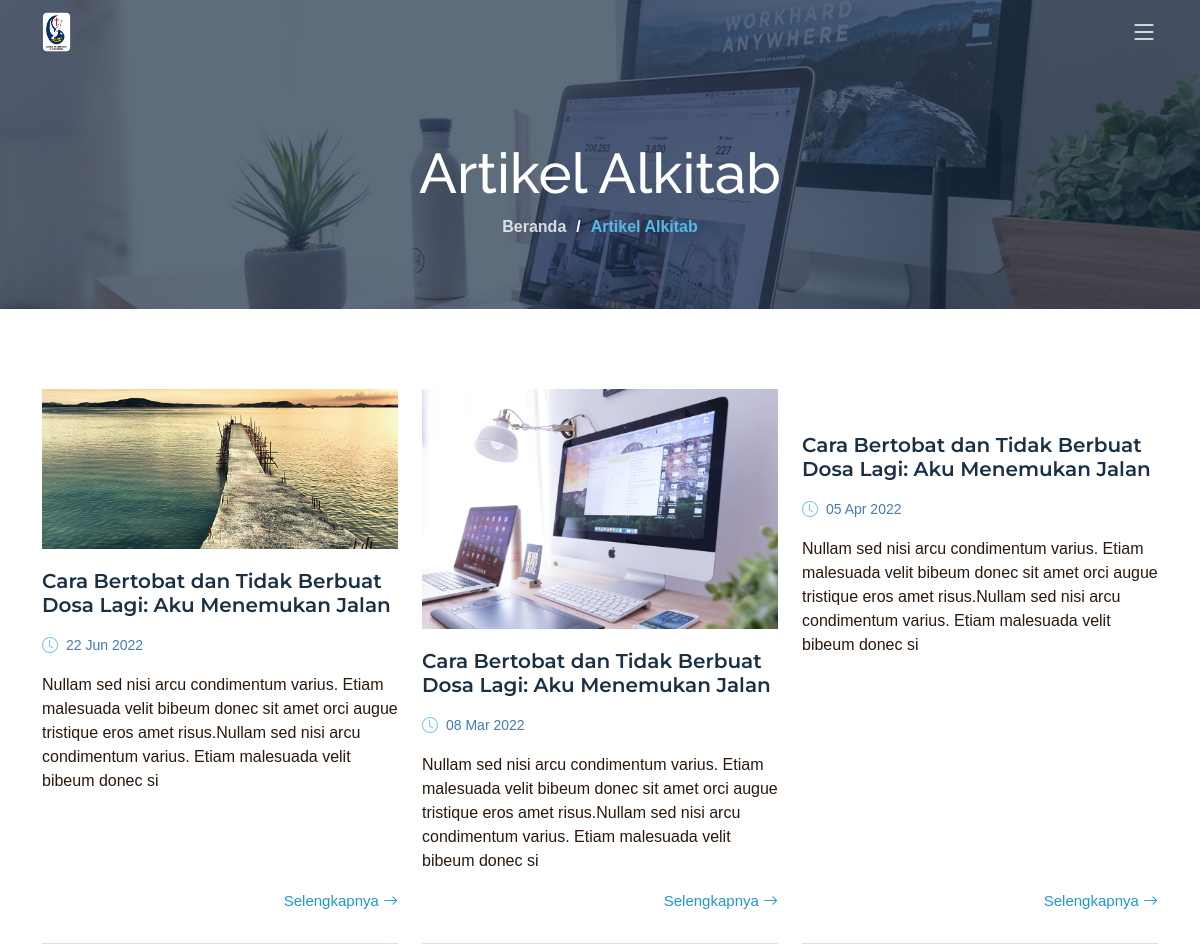
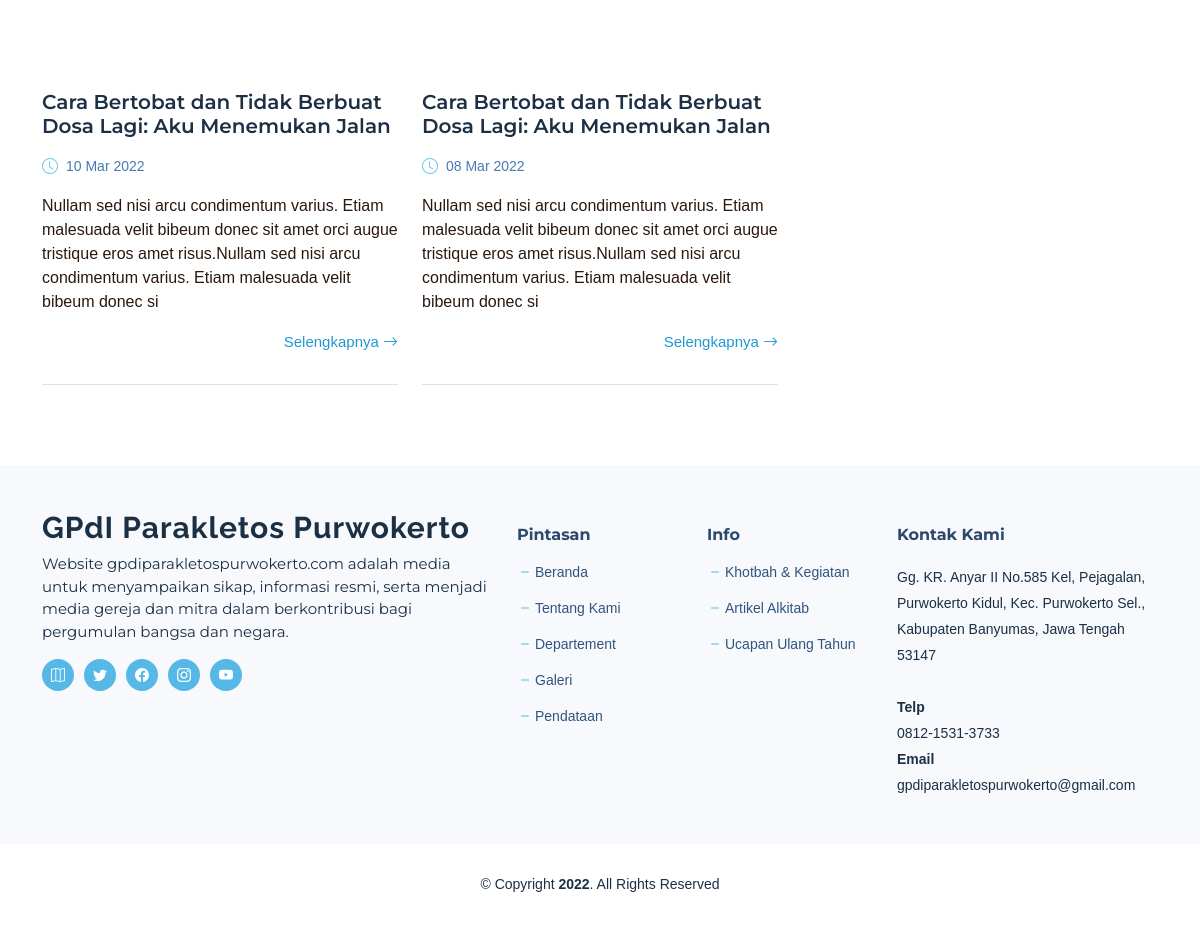
Screenshot of /blog.php with the database file from the repository (2 pictures, top to bottom).
### tables this page shows
CREATE TABLE `konfigurasi` (
  `id_konfigurasi` int(11) NOT NULL,
  `nama_website` text NOT NULL,
  `favicon_website` text NOT NULL,
  `logo_website` text NOT NULL,
  `alamat_website` text NOT NULL,
  `tentang_website` text NOT NULL,
  `no_wa` text NOT NULL,
  `email_website` text NOT NULL,
  `link_video` longtext NOT NULL,
  `link_twitter` text NOT NULL,
  `link_facebook` text NOT NULL,
  `link_instagram` text NOT NULL,
  `link_youtube` text NOT NULL,
  `link_gmaps` text NOT NULL
);

CREATE TABLE `hm_artalk` (
  `id_artalk` int(11) NOT NULL,
  `judul_artalk` text NOT NULL,
  `tanggal_artalk` date NOT NULL DEFAULT current_timestamp(),
  `gambar_artalk` longtext NOT NULL,
  `isi_artalk` longtext NOT NULL
);

### blog.php (the view)
<?php include 'komponen/header.php';?>
  <main id="main">
    <div class="breadcrumbs d-flex align-items-center" style="background-image: url('assets/img/blog-header.jpg');">
      <div class="container position-relative d-flex flex-column align-items-center">
        <h2>Artikel Alkitab</h2>
        <ol>
          <li><a href="index.php">Beranda</a></li>
          <li>Artikel Alkitab</li>
        </ol>
      </div>
    </div>
    <section id="blog" class="blog">
      <div class="container" data-aos="fade-up">
        <div class="row g-5">
          <div class="col-lg-12" data-aos="fade-up" data-aos-delay="200">
            <div class="row gy-5 posts-list">
            <?php
                $query_artalk  = "SELECT * FROM hm_artalk ORDER BY id_artalk DESC";
                $res_artalk = mysqli_query($con,$query_artalk);
                while($results_artalk = mysqli_fetch_assoc($res_artalk)){
                    $judul_artalk = substr($results_artalk['judul_artalk'], 0, 200);
                    $text_artalk = substr(strip_tags($results_artalk['isi_artalk']), 0, 200);
                    $d_date_artalk = date('d M Y', strtotime($results_artalk['tanggal_artalk']));
            ?>
              <div class="col-lg-4">
                <article class="d-flex flex-column">
                  <div class="post-img">
                    <img src="dashboard/data_gambar/<?php echo $results_artalk['gambar_artalk']; ?>" alt="" class="img-fluid">
                  </div>
                  <h2 class="title">
                    <a href="blog-details.php?id_artalk=<?php echo $results_artalk['id_artalk']; ?>"><?php echo $judul_artalk; ?></a>
                  </h2>
                  <div class="meta-top">
                    <ul>
                      <li class="d-flex align-items-center"><i class="bi bi-clock"></i> <a href="blog-details.php?id_artalk=<?php echo $results_artalk['id_artalk']; ?>"><time datetime="2022-01-01"><?php echo $d_date_artalk; ?></time></a></li>
                    </ul>
                  </div>
                  <div class="content">
                  <p><?php echo $text_artalk; ?></p>
                  </div>
                 <div class="read-more mt-auto align-self-end">
                    <a href="blog-details.php?id_artalk=<?php echo $results_artalk['id_artalk']; ?>">Selengkapnya <i class="bi bi-arrow-right"></i></a>
                  </div>
                </article>
              </div>
            <?php } ?>
            </div>
          </div>
        </div>
      </div>
    </section>
  </main>
  <?php include 'komponen/footer.php';?>
</body>
</html>

### komponen/header.php (shortened to what this page needs)
<?php
    require 'connect_db.php';
    $query  = "SELECT * FROM konfigurasi WHERE id_konfigurasi=1";
    $result  = mysqli_query($con,$query);
    $results = mysqli_fetch_assoc($result);
?>
<!DOCTYPE html>
<html lang="en">
<head>
  <link href="assets/vendor/bootstrap/css/bootstrap.min.css" rel="stylesheet">
  <link href="assets/vendor/bootstrap-icons/bootstrap-icons.css" rel="stylesheet">
  <link href="assets/vendor/aos/aos.css" rel="stylesheet">
  <link href="assets/vendor/glightbox/css/glightbox.min.css" rel="stylesheet">
  <link href="assets/vendor/swiper/swiper-bundle.min.css" rel="stylesheet">
  <link href="assets/vendor/remixicon/remixicon.css" rel="stylesheet">
  <link href="assets/css/main.css" rel="stylesheet">
  <link href="assets/css/modal.css" rel="stylesheet">
</head>
<body class="page-index">
  <header id="header" class="header d-flex align-items-center fixed-top">
    <div class="container-fluid container-xl d-flex align-items-center justify-content-between">
      <a href="index.php" class="logo d-flex align-items-center">
        <img src="dashboard/data_gambar/<?php echo $results['logo_website']; ?>" alt="">
      </a>
      <i class="mobile-nav-toggle mobile-nav-show bi bi-list"></i>
    </div>
  </header>

### komponen/footer.php (shortened to what this page needs)
<footer id="footer" class="footer">
  <div class="footer-content">
    <div class="container">
      <div class="row gy-4">
        <div class="col-lg-5 col-md-12 footer-info">
          <a href="index.php" class="logo d-flex align-items-center">
            <span><?php echo $results['nama_website']; ?></span>
          </a>
          <p><?php echo $results['tentang_website']; ?></p>
          <div class="social-links d-flex  mt-3">
            <a href="<?php echo $results['link_gmaps']; ?>" class="twitter"><i class="bi bi-map"></i></a>
            <a href="<?php echo $results['link_twitter']; ?>" class="twitter"><i class="bi bi-twitter"></i></a>
            <a href="<?php echo $results['link_facebook']; ?>" class="facebook"><i class="bi bi-facebook"></i></a>
            <a href="<?php echo $results['link_instagram']; ?>" class="instagram"><i class="bi bi-instagram"></i></a>
            <a href="<?php echo $results['link_youtube']; ?>" class="linkedin"><i class="bi bi-youtube"></i></a>
          </div>
        </div>
        <div class="col-lg-2 col-6 footer-links">
          <h4>Pintasan</h4>
          <ul>
            <li><i class="bi bi-dash"></i> <a href="index.php">Beranda</a></li>
            <li><i class="bi bi-dash"></i> <a href="about.php">Tentang Kami</a></li>
            <li><i class="bi bi-dash"></i> <a href="rutemi.php">Departement</a></li>
            <li><i class="bi bi-dash"></i> <a href="galery.php">Galeri</a></li>
            <li><i class="bi bi-dash"></i> <a href="pendataan/">Pendataan</a></li>
          </ul>
        </div>
        <div class="col-lg-2 col-6 footer-links">
          <h4>Info</h4>
          <ul>
            <li><i class="bi bi-dash"></i> <a href="keg_blog.php">Khotbah & Kegiatan</a></li>
            <li><i class="bi bi-dash"></i> <a href="blog.php">Artikel Alkitab</a></li>
            <li><i class="bi bi-dash"></i> <a href="birth-info.php">Ucapan Ulang Tahun</a></li>
          </ul>
        </div>
        <div class="col-lg-3 col-md-12 footer-contact text-center text-md-start">
          <h4>Kontak Kami</h4>
          <p>
          <?php echo $results['alamat_website']; ?><br><br>
            <strong>Telp<br></strong> <?php echo $results['no_wa']; ?><br>
            <strong>Email<br></strong> <?php echo $results['email_website']; ?><br>
          </p>
        </div>
      </div>
    </div>
  </div>
  <div class="footer-legal">
    <div class="container">
      <div class="copyright">
        &copy; Copyright <strong><span>2022</span></strong>. All Rights Reserved
      </div>
    </div>
  </div>
</footer>

### assets/css/modal.css (style rules this page uses)
body { font-family: Arial, Helvetica, sans-serif; }

### rows the page displays
konfigurasi: logo_website (picture), nama_website "GPdI Parakletos Purwokerto", tentang_website "Website gpdiparakletospurwokerto.com adalah media untuk menyampaikan sikap, informasi resmi, serta menjadi media gereja dan mitra dalam berkontribusi bagi pergumulan bangsa dan negara.", alamat_website "Gg. KR. Anyar II No.585 Kel, Pejagalan, Purwokerto Kidul, Kec. Purwokerto Sel., Kabupaten Banyumas, Jawa Tengah 53147", no_wa "0812-1531-3733", email_website "gpdiparakletospurwokerto@gmail.com"
hm_artalk: gambar_artalk (picture), judul_artalk "Cara Bertobat dan Tidak Berbuat Dosa Lagi: Aku Menemukan Jalan", tanggal_artalk "22 Jun 2022", isi_artalk "Nullam sed nisi arcu condimentum varius. Etiam malesuada velit bibeum donec sit amet orci augue tristique eros amet risus.Nullam sed nisi arcu condimentum varius. Etiam malesuada velit bibeum donec si"
hm_artalk: gambar_artalk (picture), judul_artalk "Cara Bertobat dan Tidak Berbuat Dosa Lagi: Aku Menemukan Jalan", tanggal_artalk "08 Mar 2022", isi_artalk "Nullam sed nisi arcu condimentum varius. Etiam malesuada velit bibeum donec sit amet orci augue tristique eros amet risus.Nullam sed nisi arcu condimentum varius. Etiam malesuada velit bibeum donec si"
hm_artalk: judul_artalk "Cara Bertobat dan Tidak Berbuat Dosa Lagi: Aku Menemukan Jalan", tanggal_artalk "05 Apr 2022", isi_artalk "Nullam sed nisi arcu condimentum varius. Etiam malesuada velit bibeum donec sit amet orci augue tristique eros amet risus.Nullam sed nisi arcu condimentum varius. Etiam malesuada velit bibeum donec si"
hm_artalk: judul_artalk "Cara Bertobat dan Tidak Berbuat Dosa Lagi: Aku Menemukan Jalan", tanggal_artalk "10 Mar 2022", isi_artalk "Nullam sed nisi arcu condimentum varius. Etiam malesuada velit bibeum donec sit amet orci augue tristique eros amet risus.Nullam sed nisi arcu condimentum varius. Etiam malesuada velit bibeum donec si"
hm_artalk: judul_artalk "Cara Bertobat dan Tidak Berbuat Dosa Lagi: Aku Menemukan Jalan", tanggal_artalk "08 Mar 2022", isi_artalk "Nullam sed nisi arcu condimentum varius. Etiam malesuada velit bibeum donec sit amet orci augue tristique eros amet risus.Nullam sed nisi arcu condimentum varius. Etiam malesuada velit bibeum donec si"
